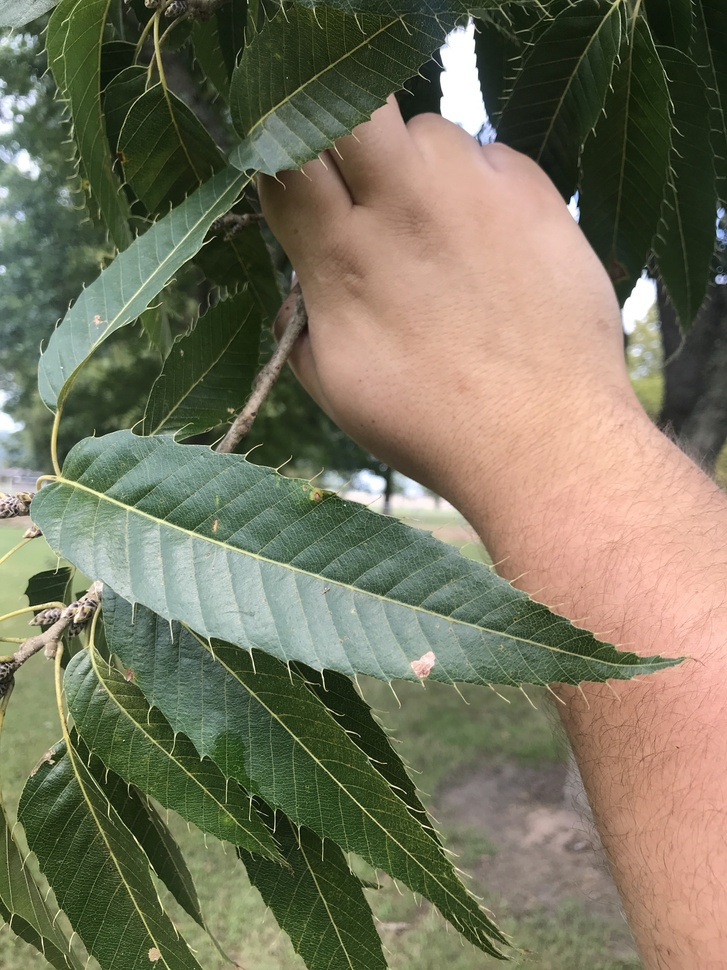
#> input picture imageProcessTestData/quercus_acutissima_01.jpg, 727 x 970 px, shrunk from 1536 x 2048 before the run
$ python conv.py
#> lines starting #> are read from the running program, lines starting #| are printed output that depends on the picture
import cv2
import matplotlib.pyplot as plt

img = cv2.imread("imageProcessTestData/quercus_acutissima_01.jpg")
#> img is the input picture: shape (970, 727, 3); mean B, G, R 93.6, 116.1, 118.6


img_grey = cv2.cvtColor(img, cv2.COLOR_BGR2GRAY)
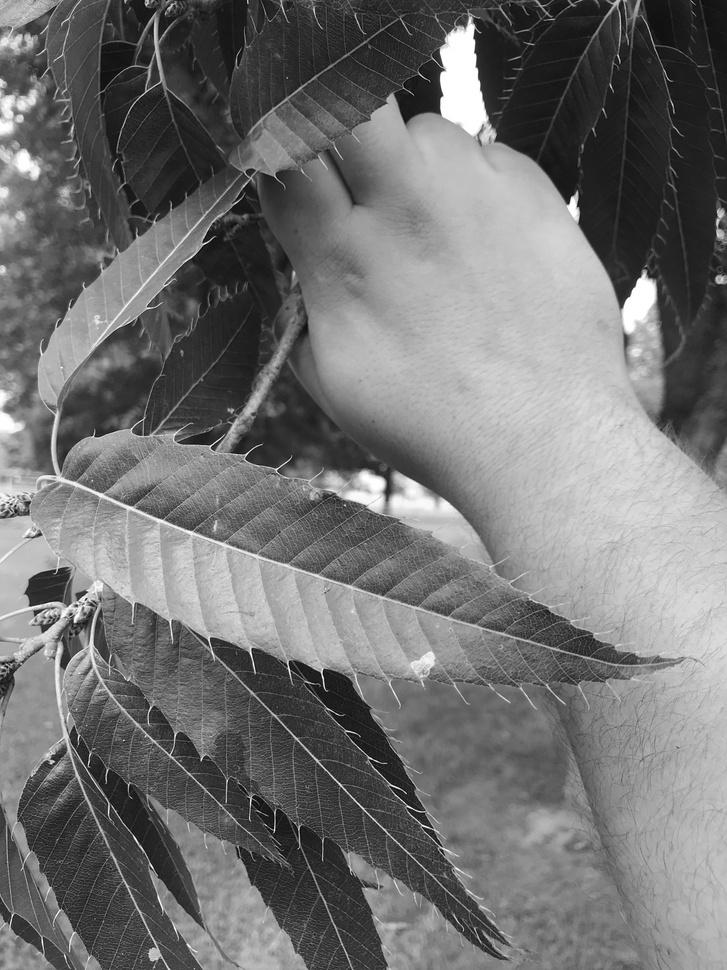
#> img_grey: shape (970, 727); min 2, max 255, mean 114.3
img_rgb = cv2.cvtColor(img_grey, cv2.COLOR_GRAY2RGB)
plt.imshow(img_rgb)
plt.show()

$ run again, with imageProcessTestData/quercus_acutissima_02.jpg copied over imageProcessTestData/quercus_acutissima_01.jpg
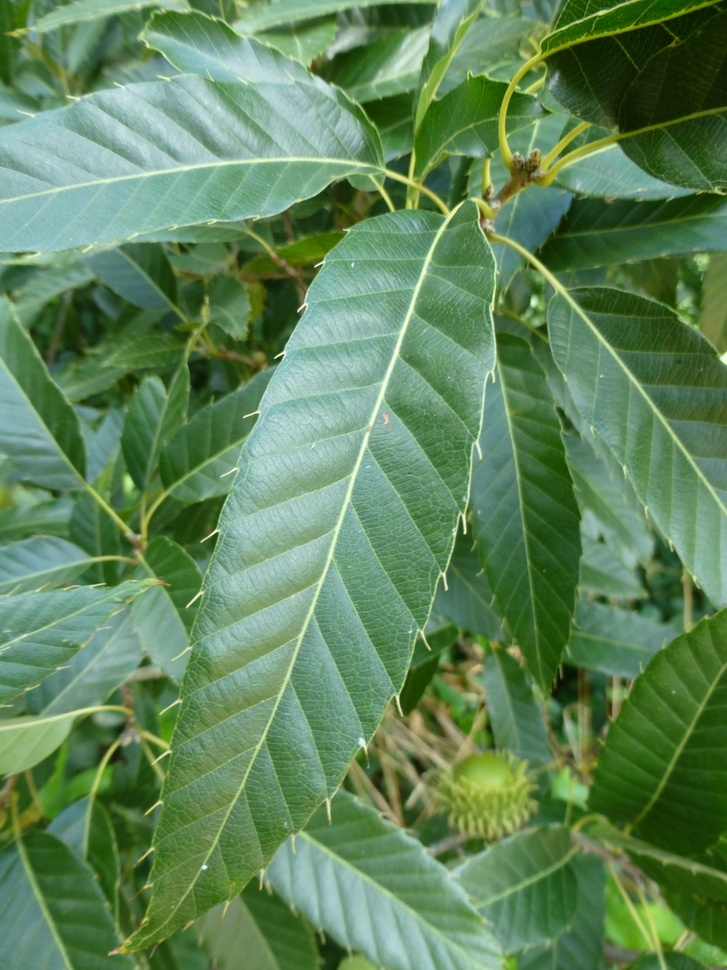
#> input picture imageProcessTestData/quercus_acutissima_02.jpg, 727 x 970 px, shrunk from 1200 x 1600 before the run
#> img is the input picture: shape (970, 727, 3); mean B, G, R 90.5, 133.3, 95.6
#> `img_grey = cv2.cvtColor(img, cv2.COLOR_BGR2GRAY)`:
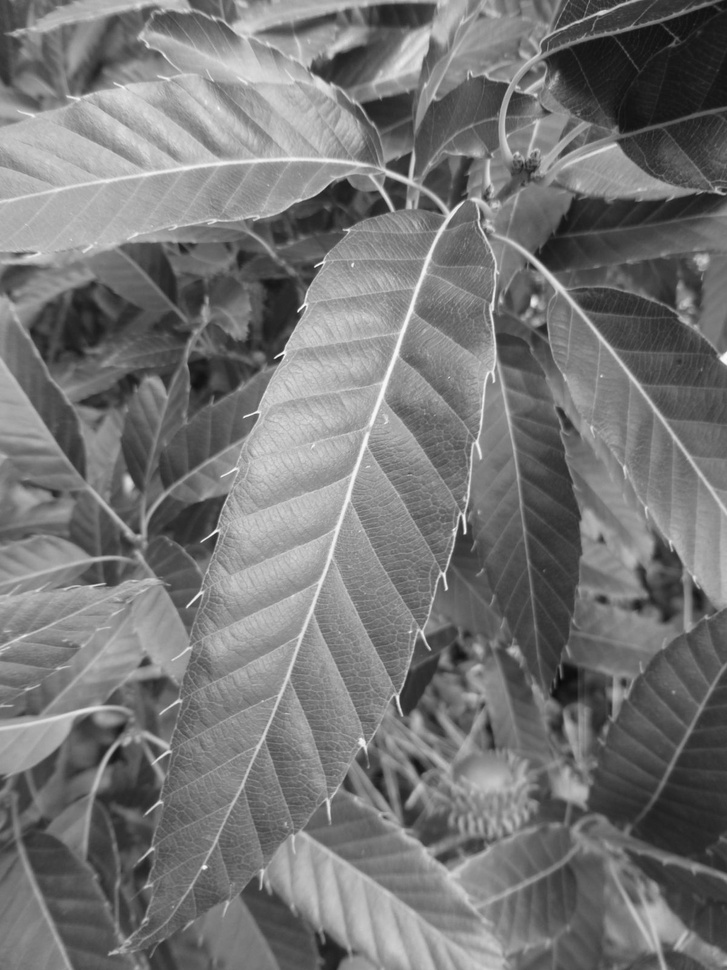
#> img_grey: shape (970, 727); min 9, max 253, mean 117.1

$ run again, with imageProcessTestData/quercus_acutissima_03.jpg copied over imageProcessTestData/quercus_acutissima_01.jpg
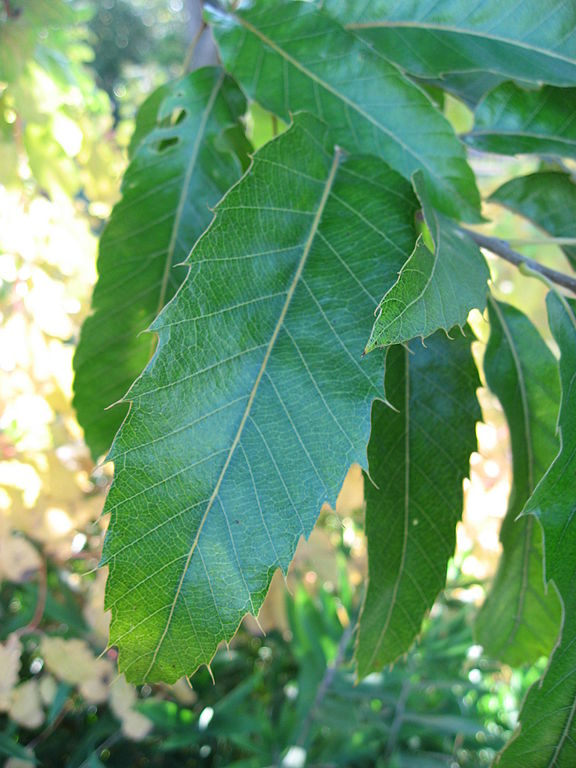
#> input picture imageProcessTestData/quercus_acutissima_03.jpg, 576 x 768 px
#> img is the input picture: shape (768, 576, 3); mean B, G, R 104.8, 148.8, 99.7
#> `img_grey = cv2.cvtColor(img, cv2.COLOR_BGR2GRAY)`:
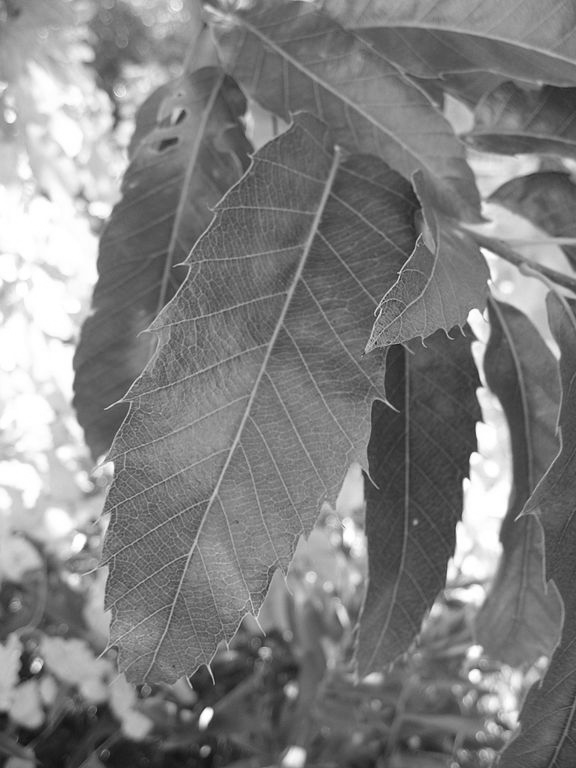
#> img_grey: shape (768, 576); min 15, max 255, mean 129.1

$ run again, with imageProcessTestData/quercus_acutissima_04.jpg copied over imageProcessTestData/quercus_acutissima_01.jpg
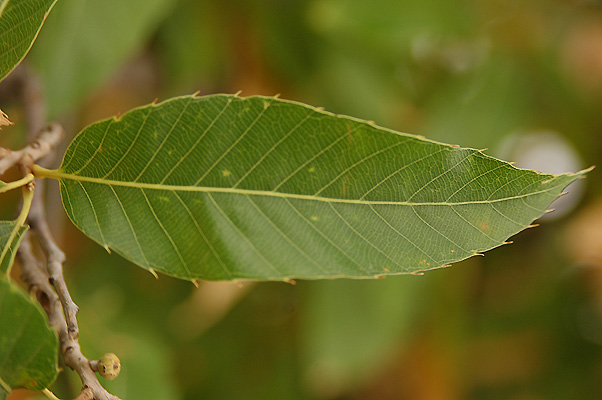
#> input picture imageProcessTestData/quercus_acutissima_04.jpg, 602 x 400 px
#> img is the input picture: shape (400, 602, 3); mean B, G, R 33.4, 104, 101.3
#> `img_grey = cv2.cvtColor(img, cv2.COLOR_BGR2GRAY)`:
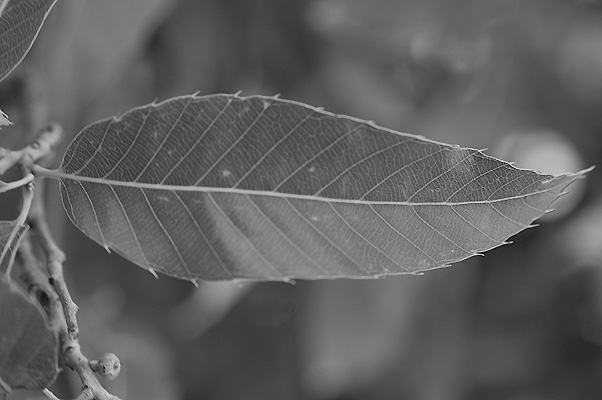
#> img_grey: shape (400, 602); min 1, max 238, mean 95.1
